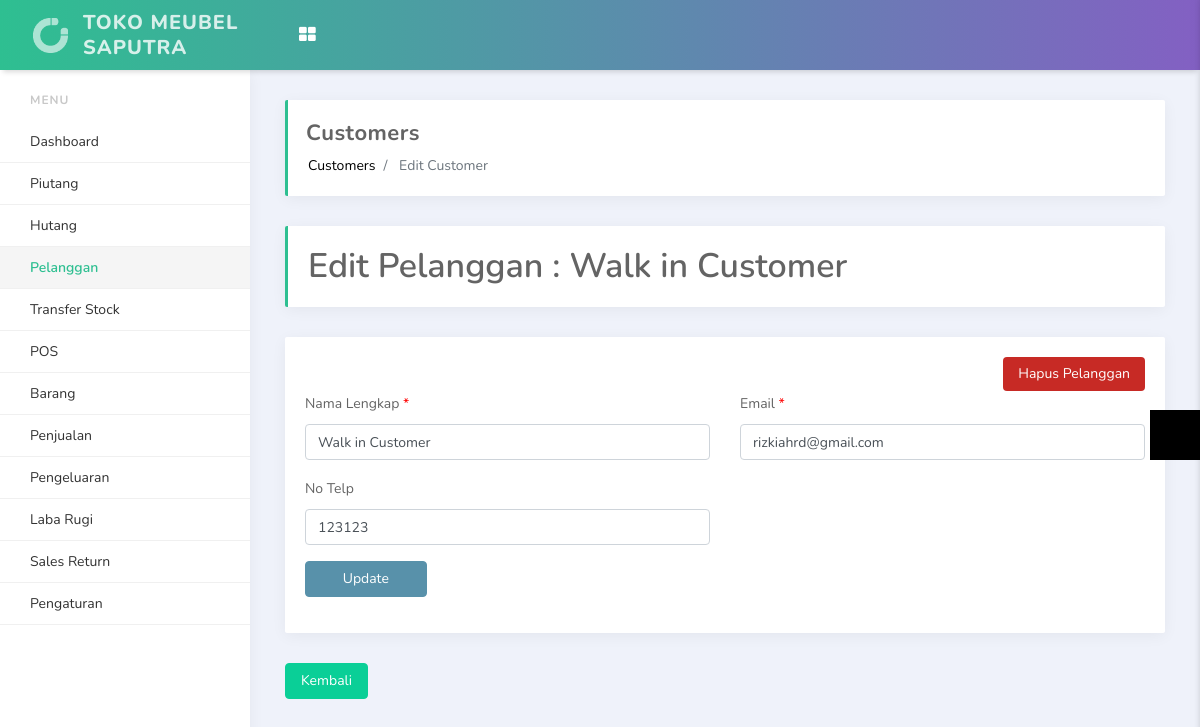
The page /index.php/customers/edit_customer?cust_id=2 (signed in) on the database its author committed.
### tables this page shows
CREATE TABLE `site_setting` (
  `id` int(11) NOT NULL,
  `site_name` varchar(499) NOT NULL,
  `site_logo` varchar(255) NOT NULL,
  `timezone` varchar(499) NOT NULL,
  `pagination` int(11) NOT NULL,
  `tax` double(11,2) NOT NULL,
  `currency` char(3) NOT NULL,
  `address` text NOT NULL,
  `datetime_format` varchar(30) NOT NULL,
  `display_product` int(11) NOT NULL,
  `display_keyboard` int(11) NOT NULL,
  `default_customer_id` int(11) NOT NULL,
  `updated_user_id` int(11) NOT NULL,
  `updated_datetime` datetime NOT NULL
);

CREATE TABLE `customers` (
  `id` int(11) NOT NULL,
  `fullname` varchar(499) NOT NULL,
  `email` varchar(499) NOT NULL,
  `mobile` varchar(255) NOT NULL,
  `address` text NOT NULL,
  `created_user_id` int(11) NOT NULL,
  `created_datetime` datetime NOT NULL
);

### application/controllers/Customers.php (called while the page is built, shortened)
<?php
class Customers extends CI_Controller
{
    public function __construct()
    {
        $this->load->model('Customers_model');
        $this->load->model('Constant_model');
    }
    public function edit_customer()
    {
        $cust_id = $this->input->get('cust_id');
        $data['cust_id'] = $cust_id;
        $data['lang_dashboard'] = $this->lang->line('dashboard');
        $data['lang_transfer_stock'] = $this->lang->line('transfer_stock');
        $data['lang_customers'] = $this->lang->line('customers');
        $data['lang_gift_card'] = $this->lang->line('gift_card');
        $data['lang_add_gift_card'] = $this->lang->line('add_gift_card');
        $data['lang_list_gift_card'] = $this->lang->line('list_gift_card');
        $data['lang_debit'] = $this->lang->line('debit');
        $data['lang_sales'] = $this->lang->line('sales');
        $data['lang_today_sales'] = $this->lang->line('today_sales');
        $data['lang_opened_bill'] = $this->lang->line('opened_bill');
        $data['lang_reports'] = $this->lang->line('reports');
        $data['lang_sales_report'] = $this->lang->line('sales_report');
        $data['lang_expenses'] = $this->lang->line('expenses');
        $data['lang_expenses_category'] = $this->lang->line('expenses_category');
        $data['lang_pnl'] = $this->lang->line('pnl');
        $data['lang_pnl_report'] = $this->lang->line('pnl_report');
        $data['lang_pos'] = $this->lang->line('pos');
        $data['lang_return_order'] = $this->lang->line('return_order');
        $data['lang_return_order_report'] = $this->lang->line('return_order_report');
        $data['lang_inventory'] = $this->lang->line('inventory');
        $data['lang_products'] = $this->lang->line('products');
        $data['lang_list_products'] = $this->lang->line('list_products');
        $data['lang_print_product_label'] = $this->lang->line('print_product_label');
        $data['lang_product_category'] = $this->lang->line('product_category');
        $data['lang_purchase_order'] = $this->lang->line('purchase_order');
        $data['lang_setting'] = $this->lang->line('setting');
        $data['lang_outlets'] = $this->lang->line('outlets');
        $data['lang_users'] = $this->lang->line('users');
        $data['lang_suppliers'] = $this->lang->line('suppliers');
        $data['lang_system_setting'] = $this->lang->line('system_setting');
        $data['lang_payment_methods'] = $this->lang->line('payment_methods');
        $data['lang_logout'] = $this->lang->line('logout');
        $data['lang_point_of_sales'] = $this->lang->line('point_of_sales');
        $data['lang_amount'] = $this->lang->line('amount');
        $data['lang_monthly_sales_outlet'] = $this->lang->line('monthly_sales_outlet');
        $data['lang_add_customer'] = $this->lang->line('add_customer');
        $data['lang_export'] = $this->lang->line('export');
        $data['lang_search'] = $this->lang->line('search');
        $data['lang_name'] = $this->lang->line('name');
        $data['lang_email'] = $this->lang->line('email');
        $data['lang_mobile'] = $this->lang->line('mobile');
        $data['lang_customer_name'] = $this->lang->line('customer_name');
        $data['lang_action'] = $this->lang->line('action');
        $data['lang_edit'] = $this->lang->line('edit');
        $data['lang_sales_history'] = $this->lang->line('sales_history');
        $data['lang_no_match_found'] = $this->lang->line('no_match_found');
        $data['lang_full_name'] = $this->lang->line('full_name');
        $data['lang_add'] = $this->lang->line('add');
        $data['lang_back'] = $this->lang->line('back');
        $data['lang_delete_customer'] = $this->lang->line('delete_customer');
        $data['lang_update'] = $this->lang->line('update');
        $data['lang_edit_customer'] = $this->lang->line('edit_customer');
        $data['lang_create_return_order'] = $this->lang->line('create_return_order');
        $this->load->view('edit_customer', $data);
    }
}

### index.php (called while the page is built, shortened)
<?php
require_once BASEPATH.'core/CodeIgniter.php';

### application/models/Constant_model.php (called while the page is built, shortened)
<?php
class Constant_model extends CI_Model
{
    public function getDataOneColumn($table, $col1_name, $col1_value)
    {
        $this->db->where("$col1_name", $col1_value);
        $query = $this->db->get("$table");
        $result = $query->result();
        $this->db->save_queries = false;
        return $result;
    }
}

### application/views/edit_customer.php (the view, shortened to what this page needs)
<?php
    require_once 'includes/header4.php';
    $custDtaData = $this->Constant_model->getDataOneColumn('customers', 'id', $cust_id);
    $fullname = $custDtaData[0]->fullname;
    $email = $custDtaData[0]->email;
    $mobile = $custDtaData[0]->mobile;
?>
<section id="content">
	<div class="row">
		<div class="col-lg-12">
			<h1 class="page-header"><?php echo $lang_edit_customer; ?> : <?php echo $fullname; ?></h1>
		</div>
	</div>
	<div class="row">
		<div class="col-md-12">
			<div class="card">
				<div class="card-body">
					<?php
                        if ($user_role == 1) {
                            ?>
					<div class="row">
						<div class="col-md-12" style="text-align: right;">
							<form action="<?=base_url()?>index.php/customers/deleteCustomer" method="post" onsubmit="return confirm('Do you want to delete this customer?')">
								<button type="submit" class="btn btn-primary" style="border: 0px; background-color: #c72a25;">
									<?php echo $lang_delete_customer; ?>
								</button>
							</form>
						</div>
					</div>
					<?php
                        }
                    ?>
					<form action="<?=base_url()?>index.php/customers/updateCustomer" method="post">
					<div class="row">
						<div class="col-md-6">
							<div class="form-group">
								<label><?php echo $lang_full_name; ?> <span style="color: #F00">*</span></label>
								<input type="text" name="fullname" class="form-control"  maxlength="499" autofocus required autocomplete="off" value="<?php echo $fullname; ?>" />
							</div>
						</div>
						<div class="col-md-6">
							<div class="form-group">
								<label><?php echo $lang_email; ?> <span style="color: #F00">*</span></label>
								<input type="email" name="email" class="form-control" maxlength="254" required autocomplete="off" value="<?php echo $email; ?>" />
							</div>
						</div>
					</div>
					<div class="row">
						<div class="col-md-6">
							<div class="form-group">
								<label><?php echo $lang_mobile; ?> </label>
								<input type="text" name="mobile" class="form-control"  maxlength="499" autofocus autocomplete="off" value="<?php echo $mobile; ?>" />
							</div>
						</div>
						<div class="col-md-6">
						</div>
					</div>
					<div class="row">
						<div class="col-md-4">
							<div class="form-group">
								<button class="btn btn-primary">&nbsp;&nbsp;&nbsp;&nbsp;&nbsp;&nbsp;<?php echo $lang_update; ?>&nbsp;&nbsp;&nbsp;&nbsp;&nbsp;&nbsp;</button>
							</div>
						</div>
						<div class="col-md-4"></div>
						<div class="col-md-4"></div>
					</div>
					</form>
				</div>
			</div>
			<a href="<?=base_url()?>index.php/customers/view" style="text-decoration: none;">
				<div class="btn btn-success" >
					<i class="icono-caretLeft" style="color: #FFF;"></i><?php echo $lang_back; ?>
				</div>
			</a>
		</div>
	</div>
</section>
<?php
    require_once 'includes/footer4.php';
?>

### application/views/includes/header4.php (shortened to what this page needs)
<?php
    $user_role = $this->input->cookie('role_id', TRUE);
    $settingResult = $this->db->get_where('site_setting');
    $settingData = $settingResult->row();
    $setting_site_name = $settingData->site_name;
 ?>
<!doctype html>
<html lang="en">
<head>
    <link rel="stylesheet" href="<?php echo base_url() ?>assets/vendors/bundle.css" type="text/css">
    <link rel="stylesheet" href="<?php echo base_url() ?>assets/vendors/datepicker/daterangepicker.css">
    <link rel="stylesheet" href="<?php echo base_url() ?>assets/vendors/vmap/jqvmap.min.css">
    <link rel="stylesheet" href="<?php echo base_url() ?>assets/css/app.min.css" type="text/css">
    <link rel="stylesheet" href="<?php echo base_url() ?>assets/css/custom.css" type="text/css">
    <link rel="stylesheet" type="text/css" href="https://stackpath.bootstrapcdn.com/font-awesome/4.7.0/css/font-awesome.min.css">
</head>
<body>
<div class="side-menu">
    <div class='side-menu-body'>
        <ul>
            <?php
            $link = $this->uri->segment(1);
            ?>
            <li class="side-menu-divider">Menu</li>
            <?php
            if ($user_role == 3) {
                echo "<li>".anchor('index.php/cashier/',$lang_pos)."</li>";
                echo "
                <li>
                <a href='#'>Sales Return</a>
                <ul>
                    <li>
                        <a <?php if (($link == '')) {
                    ?> style='background-color: #e9ecf2;' <?php
                } ?> href='<?=base_url()?>index.php/sales_return/'>
                            Buat Sales Return
                        </a>
                    </li>
                    <li>
                        <a <?php if (($link == 'data_return')) {
                    ?> style='background-color: #e9ecf2;' <?php
                } ?> href='<?=base_url()?>index.php/sales_return/data_return'>
                            Data Sales Return
                        </a>
                    </li>
                </ul>
            </li>
                ";
            }else{
            ?>
            <li><?php echo anchor('index.php/dashboard',$lang_dashboard,($link=="dashboard"?'class="active"':'')) ?></li>
            <li><?php echo anchor('index.php/piutang',"Piutang",($link=="piutang"?'class="active"':'')) ?></li>
            <li><?php echo anchor('index.php/hutang',"Hutang",($link=="hutang"?'class="active"':'')) ?></li>
            <li><?php echo anchor('index.php/customers/view',$lang_customers,($link=="customers"?'class="active"':'')) ?></li>
            <li><?php echo anchor('index.php/transfer_stock/view',"Transfer Stock",($link=="transfer_stock"?'class="active"':'')) ?></li>
            <li><?php echo anchor('index.php/cashier/',$lang_pos,($link=="cashier"?'class="active"':'')) ?></li>
            <li>
                <a href="#"></i> <span><?php echo $lang_products; ?></span> </a>
            </li>
            <li>
                <a href="#"><span><?php echo $lang_sales; ?></span> </a>
            </li>
            <li>
                <a href="#"><?php echo $lang_expenses ?></a>
            </li>
            <li>
                <a href="#"><?php echo $lang_pnl ?></a>
            </li>
            <li>
                <a href="#">Sales Return</a>
            </li>
            <li>
                <a href="#"><?php echo $lang_setting; ?></a>
            </li>
                    <?php
                    }
                            ?>
        </ul>
    </div>
</div>
<nav class="navbar">
    <div class="container-fluid">
        <div class="header-logo">
            <a href="#">
                <img src="<?php echo base_url() ?>assets/media/image/light-logo.png" alt="...">
                <span class="logo-text d-none d-lg-block"><?php echo $setting_site_name ?></span>
            </a>
        </div>
        <div class="header-body">
            <ul class="navbar-nav">
                <li class="nav-item dropdown d-none d-lg-block">
                    <a href="#" class="nav-link" data-toggle="dropdown">
                        <i class="fa fa-th-large"></i>
                    </a>
                </li>
            </ul>
        </div>
    </div>
</nav>
<main class="main-content">
    <div class="container-fluid">
        <div class="page-header d-md-flex justify-content-between align-items-center">
            <div>
                <h4><?php echo ucwords(str_replace('_', ' ', $this->uri->segment(1))) ?></h4>
                <nav aria-label="breadcrumb">
                    <ol class="breadcrumb">
                        <li class="breadcrumb-item"><a href="#"><?php echo ucwords(str_replace('_', ' ', $this->uri->segment(1))) ?></a></li>
                        <li class="breadcrumb-item active" aria-current="page">
                            <?php if ($this->uri->segment(2)){
                                 echo ucwords(str_replace('_', ' ', $this->uri->segment(2)));
                            } ?>
                            </li>
                    </ol>
                </nav>
            </div>
        </div>

### rows shown on the page
site_setting: site_name "TOKO MEUBEL SAPUTRA"
customers: fullname "Walk in Customer", email "rizkiahrd@gmail.com", mobile "123123"

### other values the page prints
$lang_products "Barang"
$lang_sales "Penjualan"
$lang_expenses "Pengeluaran"
$lang_pnl "Laba Rugi"
$lang_setting "Pengaturan"
str_replace('_', ' ', $this->uri->segment(1)) "Customers"
str_replace('_', ' ', $this->uri->segment(2)) "Edit Customer"
$lang_edit_customer "Edit Pelanggan"
$lang_delete_customer "Hapus Pelanggan"
$lang_full_name "Nama Lengkap"
$lang_email "Email"
$lang_mobile "No Telp"
$lang_update "Update"
$lang_back "Kembali"
